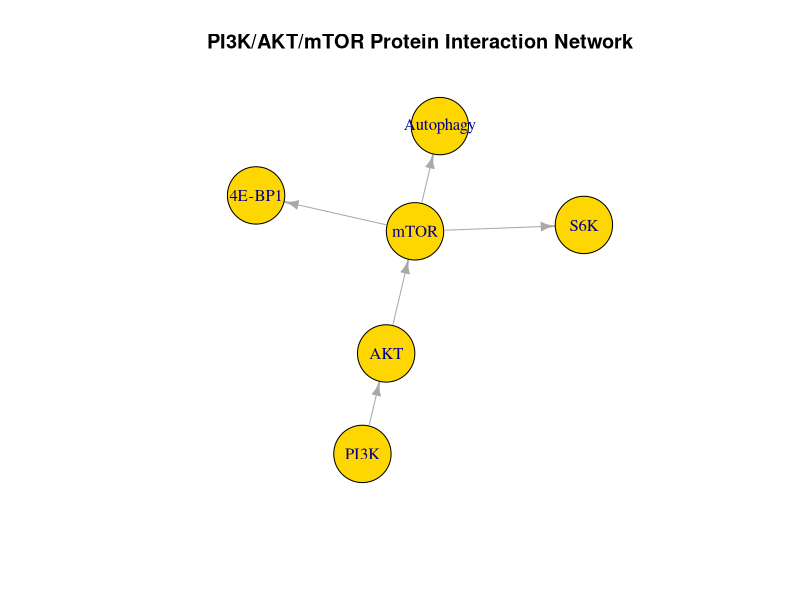

Reproduce this figure in R.
# 1. Load library
library(igraph)

# 2. Define Network
nodes <- data.frame(name=c("PI3K", "AKT", "mTOR", "S6K", "4E-BP1", "Autophagy"))
relations <- data.frame(
  from=c("PI3K", "AKT", "mTOR", "mTOR", "mTOR"),
  to=c("AKT", "mTOR", "S6K", "4E-BP1", "Autophagy")
)

# 3. Plot
g <- graph_from_data_frame(relations, directed=TRUE, vertices=nodes)
plot(g, vertex.color="gold", vertex.size=35, edge.arrow.size=0.7, 
     main="PI3K/AKT/mTOR Protein Interaction Network")
